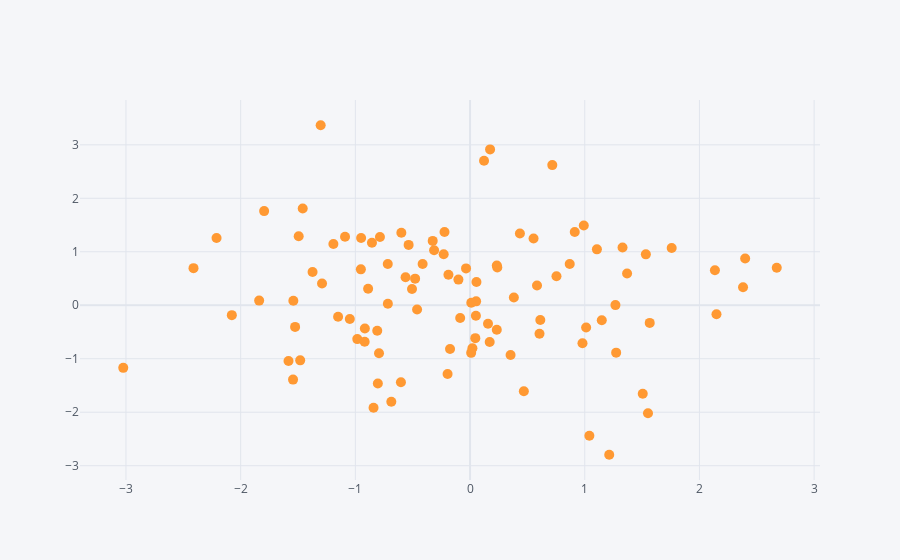

Notebook code cell kept with this figure:
### Code cell
df.iplot(kind = 'scatter', x='A', y='B', mode='markers', size = 10)
